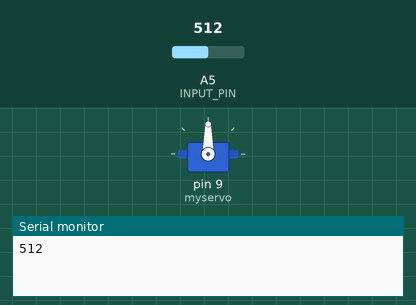
Simulated run of this sketch. Board: Arduino Uno, built with avr-gcc and run on an emulated ATmega328P. Parts: servo, the last lines printed to the serial monitor. The test bench sets the inputs (shaded band); at power-on: A5 (INPUT_PIN) = 512.

Above: at 1.8 s.
1.9 s: A5 (INPUT_PIN) set to 716
At 2.9 s:
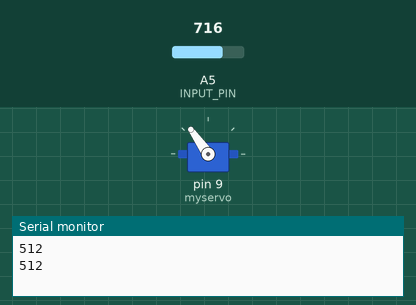
3.5 s: A5 (INPUT_PIN) set to 900
At 4.5 s:
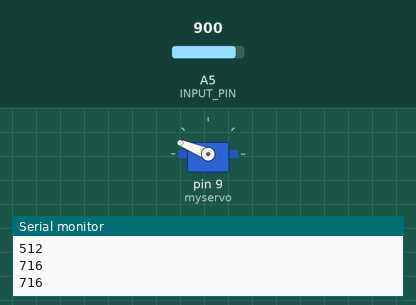
5.5 s: A5 (INPUT_PIN) set to 1023
At 7.2 s:
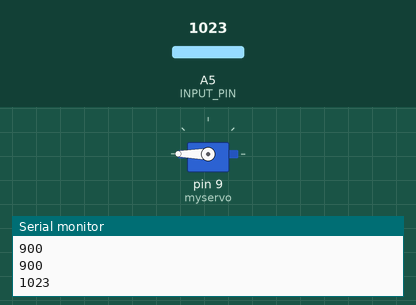
7.5 s: A5 (INPUT_PIN) set to 306
At 8.8 s:
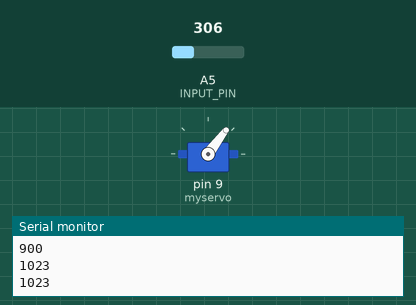
9.5 s: A5 (INPUT_PIN) set to 122
At 10.3 s:
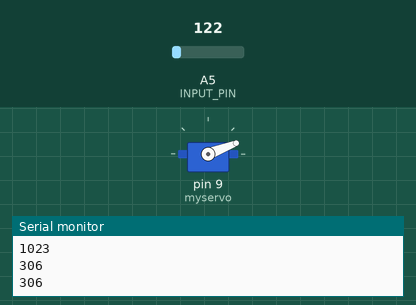
11.5 s: A5 (INPUT_PIN) set to 0
At 13.1 s:
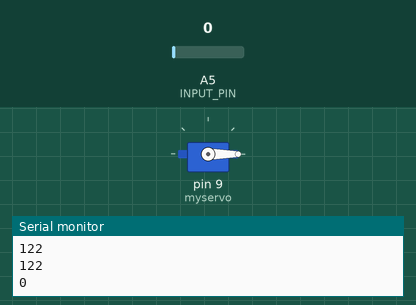
Timing chart, 0 to 14.5 s (numbered marks = the images above; inputs shaded):
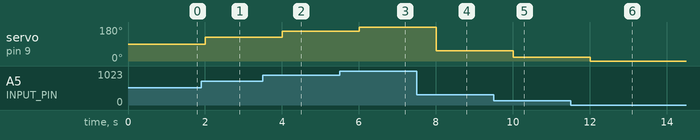

Measured:
- after the input at 1.9 s, servo on pin 9 (myservo): 90° → 125° after 0.10 s
- after the input at 3.5 s, servo on pin 9 (myservo): 125° → 158° after 0.50 s
- after the input at 5.5 s, servo on pin 9 (myservo): 158° → 180° after 0.50 s
- after the input at 7.5 s, servo on pin 9 (myservo): 180° → 53° after 0.50 s
- after the input at 9.5 s, servo on pin 9 (myservo): 53° → 21° after 0.50 s
- after the input at 11.5 s, servo on pin 9 (myservo): 21° → 0° after 0.51 s

The sketch:

sketch.ino
```cpp
#include <Servo.h>
#define INPUT_PIN 5
Servo myservo;

int inputVal = 0;

void setup()
{
  myservo.attach(9);
  myservo.write(0);
  Serial.begin(9600);
}

void loop()
{
  inputVal = analogRead(INPUT_PIN);
  //map inputVal to degree
  int mappedVal = map(inputVal, 0, 1023, 0, 180);


  myservo.write(mappedVal);
  delay(1000);

  Serial.println(inputVal);

}
```
